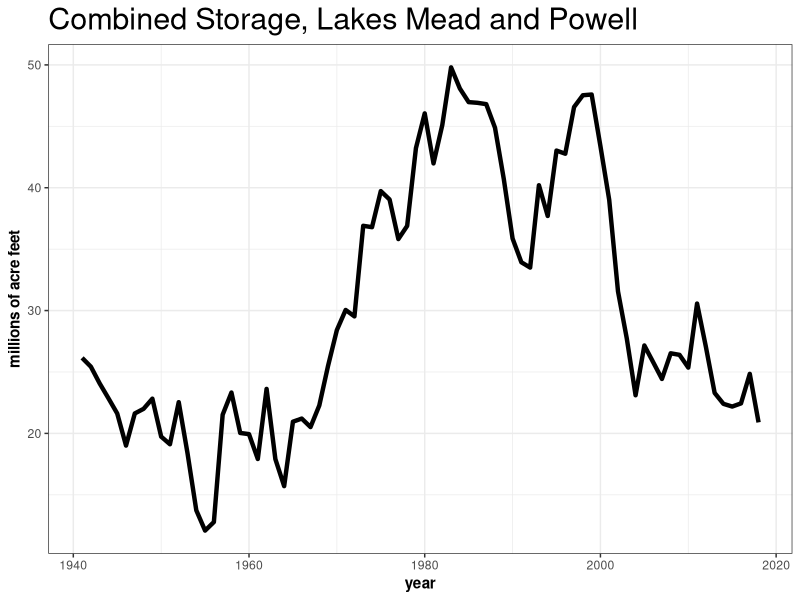

Write R code to recreate this figure.
# mead-powell storage graph
library(ggplot2)
library(tidyverse)
library(readr)

# read data
mp <- read_csv("./data/meadpowell.csv", col_names=TRUE)

# add up total storage
mp$Storage <- mp$Mead + mp$Powell

# plot it
ggplot(mp, aes(x=Year, y=Storage/1000)) +
  theme_bw() +
  theme(plot.title = element_text(size = rel(2)),
        panel.background = element_rect(colour = NA),
        plot.background = element_rect(colour = NA),
        plot.subtitle = element_text(size = rel(1.5)),
        axis.title = element_text(face = "bold",size = rel(1))) +
  geom_line(size=1.5) +
  ylab("millions of acre feet") +
  xlab("year") +
  ggtitle("Combined Storage, Lakes Mead and Powell")

